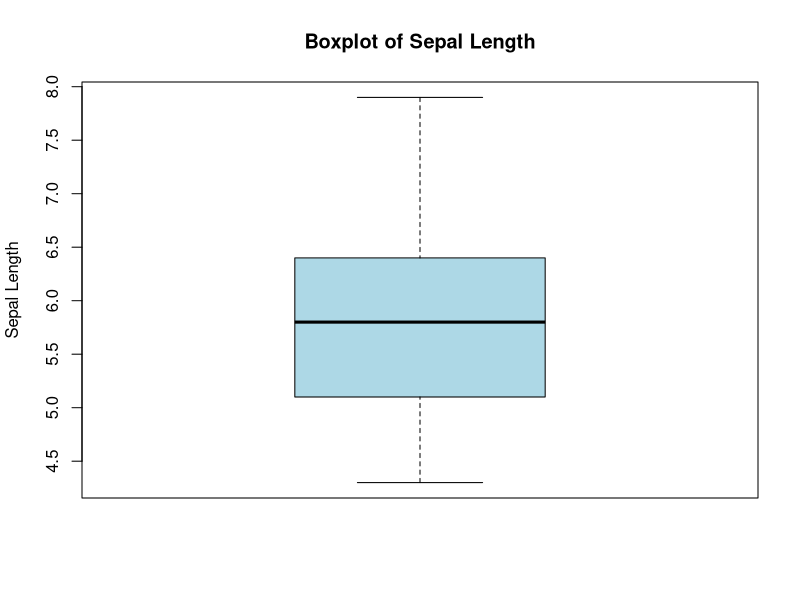
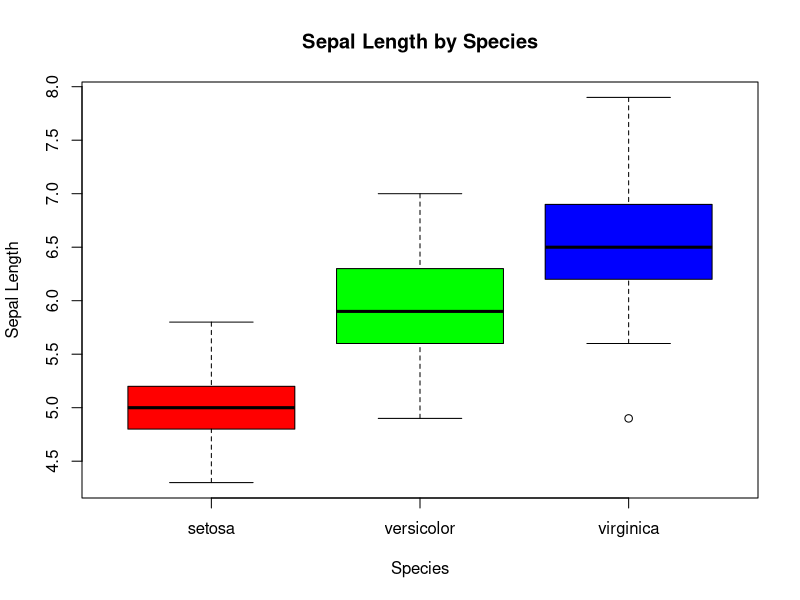
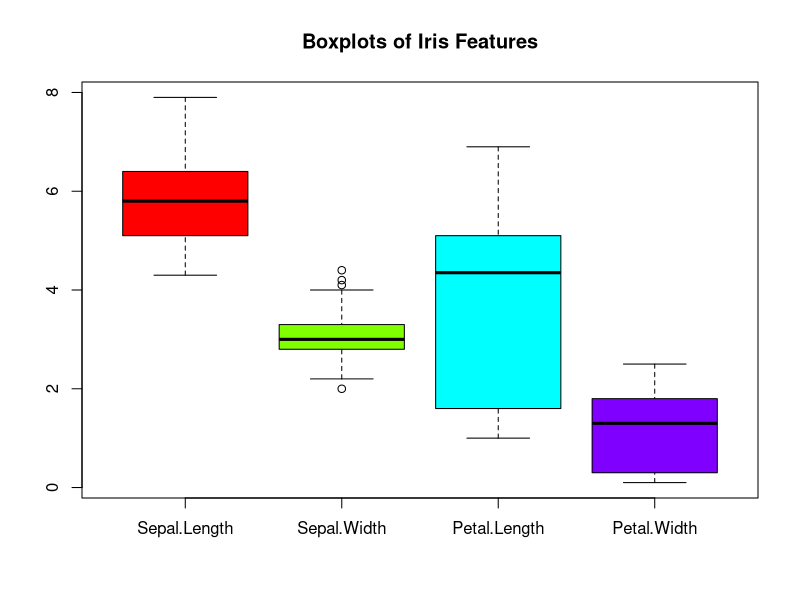
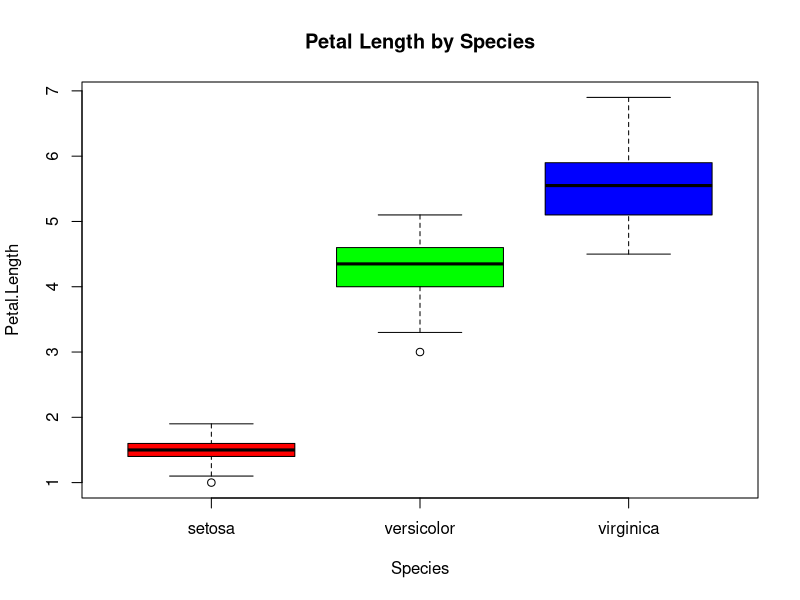

These charts were generated, in order, by the following R code:
# 4th - a
# Load dataset
data("iris")

# View structure
str(iris)

# Basic boxplot
boxplot(iris$Sepal.Length,
        main = "Boxplot of Sepal Length",
        ylab = "Sepal Length",
        col = "lightblue")

# Boxplot grouped by Species
boxplot(Sepal.Length ~ Species, data = iris,
        main = "Sepal Length by Species",
        xlab = "Species",
        ylab = "Sepal Length",
        col = c("red", "green", "blue"))

# Multiple boxplots for all features
boxplot(iris[,1:4],
        main = "Boxplots of Iris Features",
        col = rainbow(4))

# Boxplot with color palette for species
boxplot(Petal.Length ~ Species, data = iris,
        main = "Petal Length by Species",
        col = rainbow(length(unique(iris$Species))))
